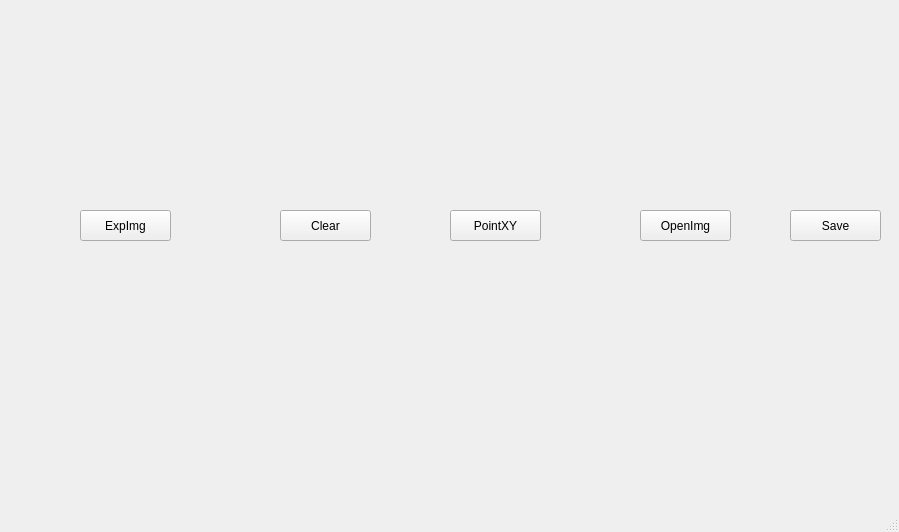
<?xml version="1.0" encoding="UTF-8"?>
<ui version="4.0">
 <class>MainWindow</class>
 <widget class="QMainWindow" name="MainWindow">
  <property name="geometry">
   <rect>
    <x>0</x>
    <y>0</y>
    <width>899</width>
    <height>532</height>
   </rect>
  </property>
  <property name="windowTitle">
   <string>MainWindow</string>
  </property>
  <widget class="QWidget" name="centralWidget">
   <widget class="QPushButton" name="expimgButton">
    <property name="geometry">
     <rect>
      <x>80</x>
      <y>210</y>
      <width>91</width>
      <height>31</height>
     </rect>
    </property>
    <property name="text">
     <string>ExpImg</string>
    </property>
   </widget>
   <widget class="QPushButton" name="clearButton">
    <property name="geometry">
     <rect>
      <x>280</x>
      <y>210</y>
      <width>91</width>
      <height>31</height>
     </rect>
    </property>
    <property name="text">
     <string>Clear</string>
    </property>
   </widget>
   <widget class="QPushButton" name="pointXYButton">
    <property name="geometry">
     <rect>
      <x>450</x>
      <y>210</y>
      <width>91</width>
      <height>31</height>
     </rect>
    </property>
    <property name="text">
     <string>PointXY</string>
    </property>
   </widget>
   <widget class="QPushButton" name="openImgButton">
    <property name="geometry">
     <rect>
      <x>640</x>
      <y>210</y>
      <width>91</width>
      <height>31</height>
     </rect>
    </property>
    <property name="text">
     <string>OpenImg</string>
    </property>
   </widget>
   <widget class="QLabel" name="label">
    <property name="geometry">
     <rect>
      <x>0</x>
      <y>250</y>
      <width>901</width>
      <height>231</height>
     </rect>
    </property>
    <property name="text">
     <string/>
    </property>
   </widget>
   <widget class="QPushButton" name="saveButton">
    <property name="geometry">
     <rect>
      <x>790</x>
      <y>210</y>
      <width>91</width>
      <height>31</height>
     </rect>
    </property>
    <property name="text">
     <string>Save</string>
    </property>
   </widget>
  </widget>
  <widget class="QMenuBar" name="menuBar">
   <property name="geometry">
    <rect>
     <x>0</x>
     <y>0</y>
     <width>899</width>
     <height>22</height>
    </rect>
   </property>
  </widget>
  <widget class="QStatusBar" name="statusBar"/>
 </widget>
 <layoutdefault spacing="6" margin="11"/>
 <resources/>
 <connections/>
</ui>
